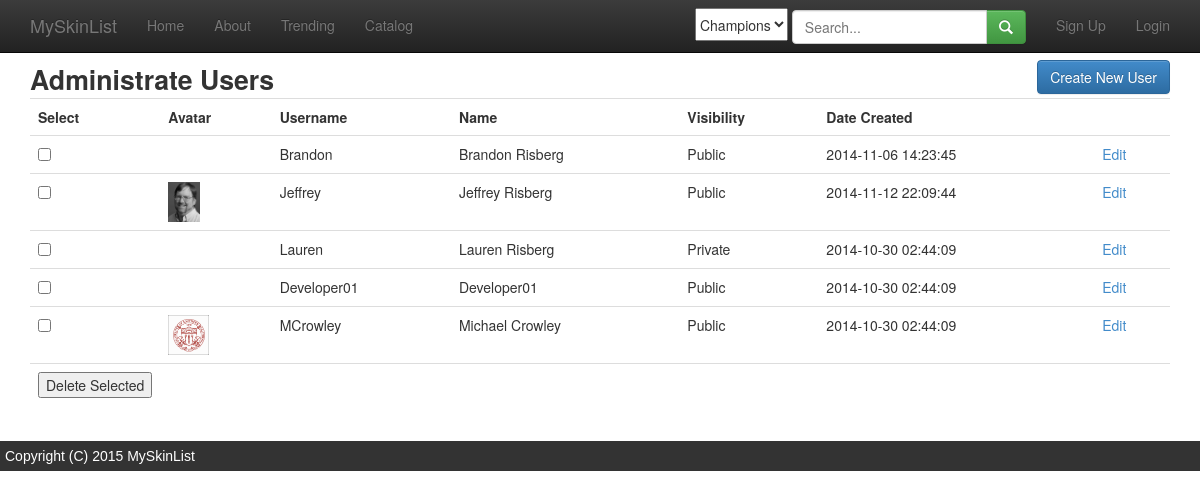
The page /admin_user_list.php on the database its author committed.
### tables this page shows
create table users (
	id           int(11)      NOT NULL AUTO_INCREMENT,
	user_name    varchar(255) NOT NULL,
  name         varchar(255) NOT NULL,
	password     varchar(255) NOT NULL,
	avatar_img   varchar(255) NULL,
	visibility   int(11)      NOT NULL,
	is_admin     bit(1)       NOT NULL,
	last_login   datetime     NULL,
	date_created datetime     NOT NULL,
	last_updated datetime     NOT NULL,
	PRIMARY KEY (id),
	FOREIGN KEY (visibility) REFERENCES visibility_settings (id)
);

create table visibility_settings (
	id           int(11)      NOT NULL AUTO_INCREMENT,
	name         varchar(255) NOT NULL,
	date_created datetime     NOT NULL,
	last_updated datetime     NOT NULL,
	PRIMARY KEY (id)
);

### _paths.php (called while the page is built, shortened)
<?php
$user_avatar_img_path = "img/uploads/users/avatars";

### admin_user_list.php (the view, shortened to what this page needs)
<?php include '_header.php'; ?>
<?php include '_connect.php'; ?>
<?php include '_paths.php'; ?>
<?php
$sql = <<<SQL
   SELECT u.id as id, u.user_name as user_name, u.name as name, u.avatar_img as avatar_img, vs.name as visibility, u.date_created as date_created
   FROM users u
   JOIN visibility_settings vs ON u.visibility = vs.id
SQL;
$result = mysqli_query($db_connection, $sql);
?>
    <div class="row">
        <div class="col-md-8" style="font-weight: bold; font-size:20pt">Administrate Users</div>
        <div class="col-md-4"><a class="btn btn-primary pull-right" href="admin_user_form.php">Create New
                User</a></div>
    </div>
    <form action="admin_user_delete.php" method="POST">
        <table class="table">
            <tr>
                <th>Select</th>
                <th>Avatar</th>
                <th>Username</th>
                <th>Name</th>
                <th>Visibility</th>
                <th>Date Created</th>
                <th>&nbsp;</th>
            </tr>
            <?php
            while ($row = mysqli_fetch_array($result)) {
                echo "<tr>";
                echo "<td width='100'><input type='checkbox' name='id[]' value='{$row['id']}'/></td>";
                echo "<td>";
                if ($row['avatar_img'])
                    echo "<img src='$user_avatar_img_path/${row['avatar_img']}' height=40/>";
                echo "</td>";
                echo "<td>{$row['user_name']}</td>";
                echo "<td>{$row['name']}</td>";
                echo "<td>{$row['visibility']}</td>";
                echo "<td>{$row['date_created']}</td>";
                echo "<td><a href='admin_user_form.php?id={$row['id']}'>Edit</a></td>";
                echo "</tr>";
            }
            ?>
            <tr>
                <td><input type="submit" value="Delete Selected"/></td>
                <td>&nbsp;</td>
                <td>&nbsp;</td>
                <td>&nbsp;</td>
                <td>&nbsp;</td>
                <td>&nbsp;</td>
                <td>&nbsp;</td>
            </tr>
        </table>
    </form>
<?php include '_footer.php'; ?>

### rows shown on the page
users: user_name "Brandon", name "Brandon Risberg", visibility.name "Public", date_created "2014-11-06 14:23:45"
users: avatar_img (picture), user_name "Jeffrey", name "Jeffrey Risberg", visibility.name "Public", date_created "2014-11-12 22:09:44"
users: user_name "Lauren", name "Lauren Risberg", visibility.name "Private", date_created "2014-10-30 02:44:09"
users: user_name "Developer01", name "Developer01", visibility.name "Public", date_created "2014-10-30 02:44:09"
users: avatar_img (picture), user_name "MCrowley", name "Michael Crowley", visibility.name "Public", date_created "2014-10-30 02:44:09"
